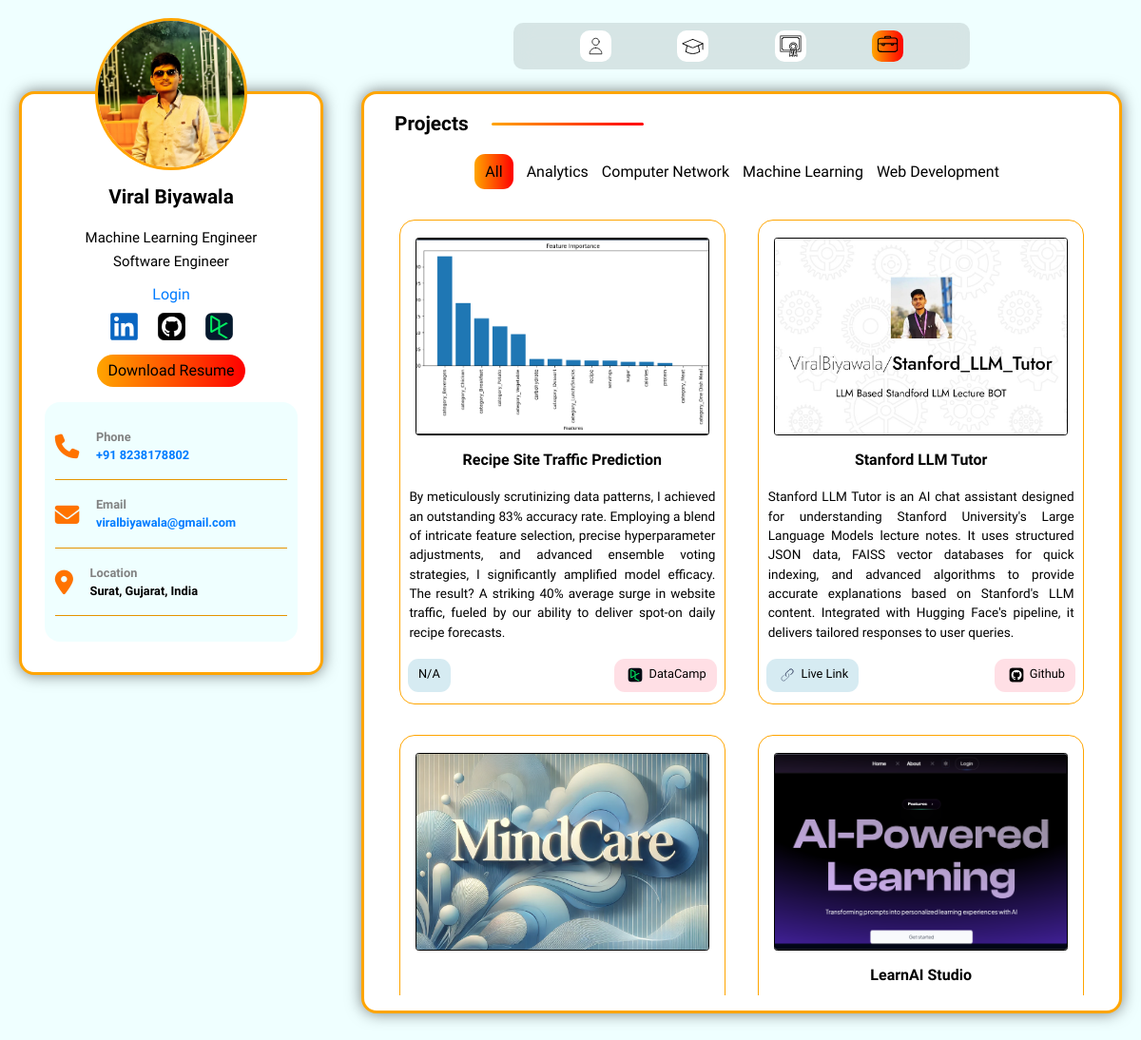
Page /project/ on the earlier database version.
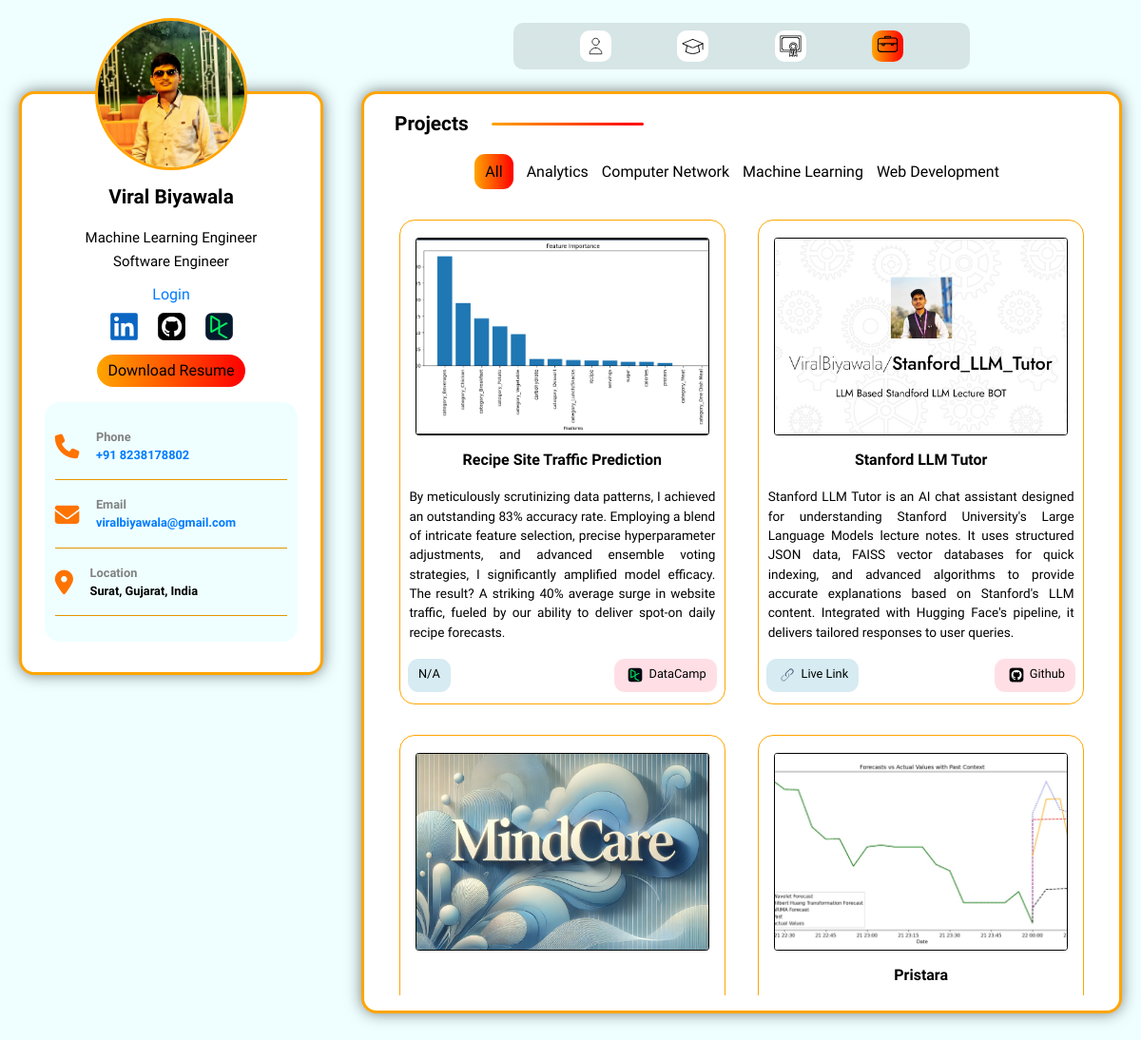
Same page on the later database version.
### viralapp/models.py (models this page shows, shortened)
class Projects(models.Model):
    title = models.CharField(max_length=100)
    image = models.ImageField(upload_to='project_images/')
    description = models.TextField()
    project_type = models.TextField(blank=True)
    code_link = models.URLField(blank=True)
    code_type = models.TextField(blank=True)
    live_link = models.URLField(blank=True)
    display_order = models.PositiveIntegerField()

### viralapp/views.py (the view)
# urls.py: path('project/', views.project, name='project'),
def project(request):
    superuser = User.objects.filter(is_superuser=True).first()
    if 'theme_preference' in request.GET:
        theme_preference = request.GET['theme_preference']
        request.session['theme_preference'] = theme_preference
    theme_preference = request.session.get('theme_preference', 'light')
    allowed_extensions = ['jpg', 'jpeg', 'png']
    src = "/media/images/profile.jpg"
    for extension in allowed_extensions:
        image_path = f"/media/images/profile.{extension}"
        if os.path.isfile(image_path) == True:
            src = f"/media/images/profile.{extension}"
            break
    all_projects = Projects.objects.all().order_by('display_order')
    mark = 'promark'
    context = {
        'theme_preference': theme_preference,
        'user': superuser,
        'is_superuser': True,
        'link':src,
        'mark': mark,
        'all_projects': all_projects,
    }
    return render(request, 'project.html', context)

### viralapp/context_processors.py (called while the page is built)
def add_login_status(request):
    return {'editable': request.user.is_authenticated}

### viralapp/templates/project.html (shortened to what this page needs)
{% extends 'base.html' %}
{% load static %}
{% block extra_css %}
<link rel="stylesheet" href="{% static 'css/dashboard.css' %}" />
{% endblock %}
{% block content %}
<div class="main-content" id="promark">
    <div class="join">
        <p>Projects</p>
        <div class="horizontal-bar"></div>
    </div>
    {% regroup all_projects|dictsort:"project_type" by project_type as project_types %}
    <div class="project-groups drop-big">
        <div class="project-group select" data-group="All">All</div>
        {% for project_type in project_types %}
        <div class="project-group" data-group="{{ project_type.grouper }}">
            {{ project_type.grouper }}
        </div>
        {% endfor %}
    </div>
    <div class="projects visi custom-scrollbar" id="All">
        {% for project in all_projects %}
        <div class="certificate-blog">
            <div class="row1">
                <img src="{{ project.image.url }}" alt="{{ project.title }}" class="certificate-image">
            </div>
            <p class="certificate-title">{{ project.title }}</p>
            {% if editable %}
            <button class="edit-project-btn" data-project-id="{{ project.pk }}">Edit</button>
            <div id="edit_form_{{ project.pk }}" style="display: none;">
                <input type="text" id="edit_title_by_{{ project.pk }}" value="{{ project.title }}"><br>
                <input type="file" id="edit_image_{{ project.pk }}" name="image"><br>
                <p>Description: </p><textarea
                    id="edit_description_{{ project.pk }}">{{ project.description }}</textarea>
                <p>Project Type: </p><input type="text" id="edit_project_type_{{ project.pk }}"
                    value="{{ project.project_type }}">
                <p>Code Link: </p><input type="text" id="edit_code_link_{{ project.pk }}"
                    value="{{ project.code_link }}">
                <p>Code Type: </p><input type="text" id="edit_code_type_{{ project.pk }}"
                    value="{{ project.code_type }}">
                <p>Live Link: </p><input type="text" id="edit_live_link_{{ project.pk }}"
                    value="{{ project.live_link }}">
                <p>Display Order: </p><input type="number" id="edit_display_order_{{ project.pk }}"
                    value="{{ project.display_order }}">
                <button class="save-edit-btn-pr" data-project-id="{{ project.pk }}">Save</button>
            </div>
            <a href="{% url 'delete_project' project.pk %}">Delete</a>
            {% else %}
            <p class="certificate-issued-by" style="font-weight: 300;">{{ project.description }}</p>
            <div class="nolink">
                {% if project.live_link %}
                <span class="deco2">
                    <a href="{{ project.live_link }}" target="_blank">Live Link</a>
                </span>
                {% else %}
                <span class="deco2">N/A</span>
                {% endif %}
                {% if project.code_link %}
                <span class="deco1">
                    <a href="{{ project.code_link }}" target="_blank">{{ project.code_type }}</a>
                </span>
                {% endif %}
            </div>
            {% endif %}
        </div>
        {% endfor %}
    </div>
</div>
{% endblock %}

Differences in the rows shown:
no longer on this page (row edited): Projects: image (picture), title "LearnAI Studio"
added Projects: image (picture), title "Pristara"
